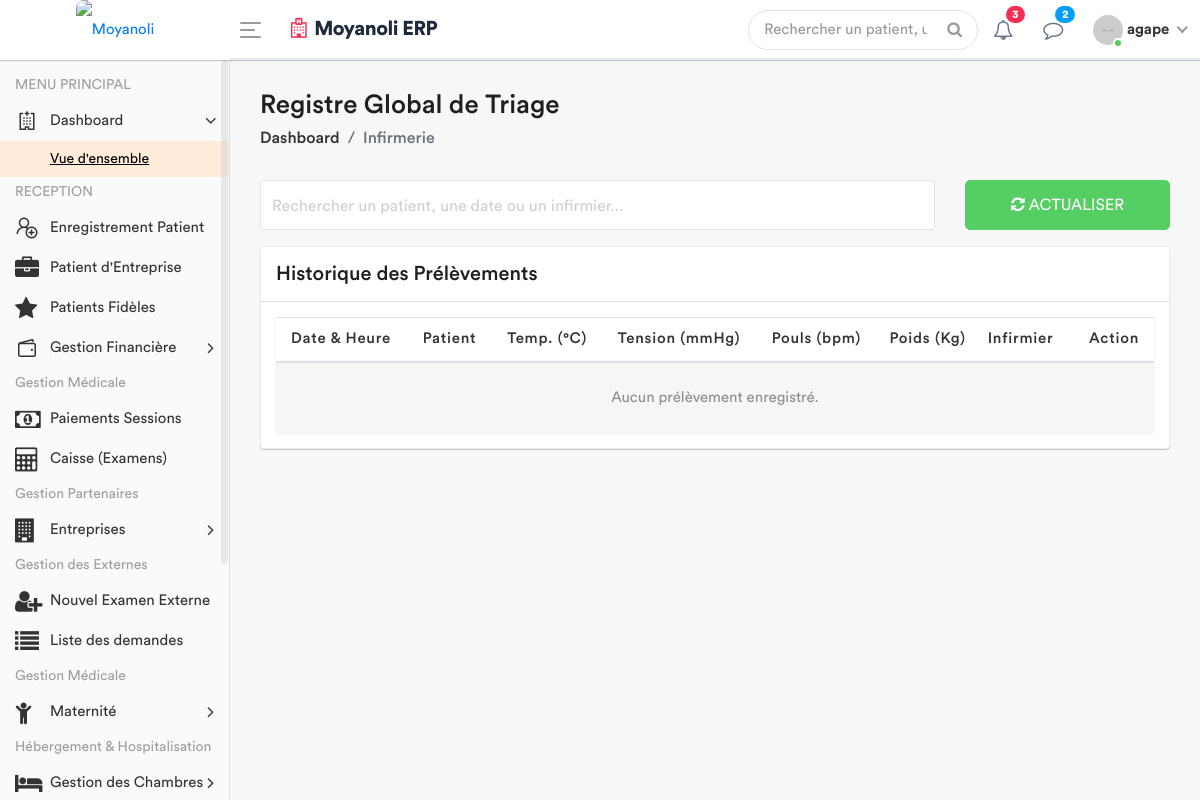
Before: /infirmerie/registre-global/ (signed in) with the older database file.
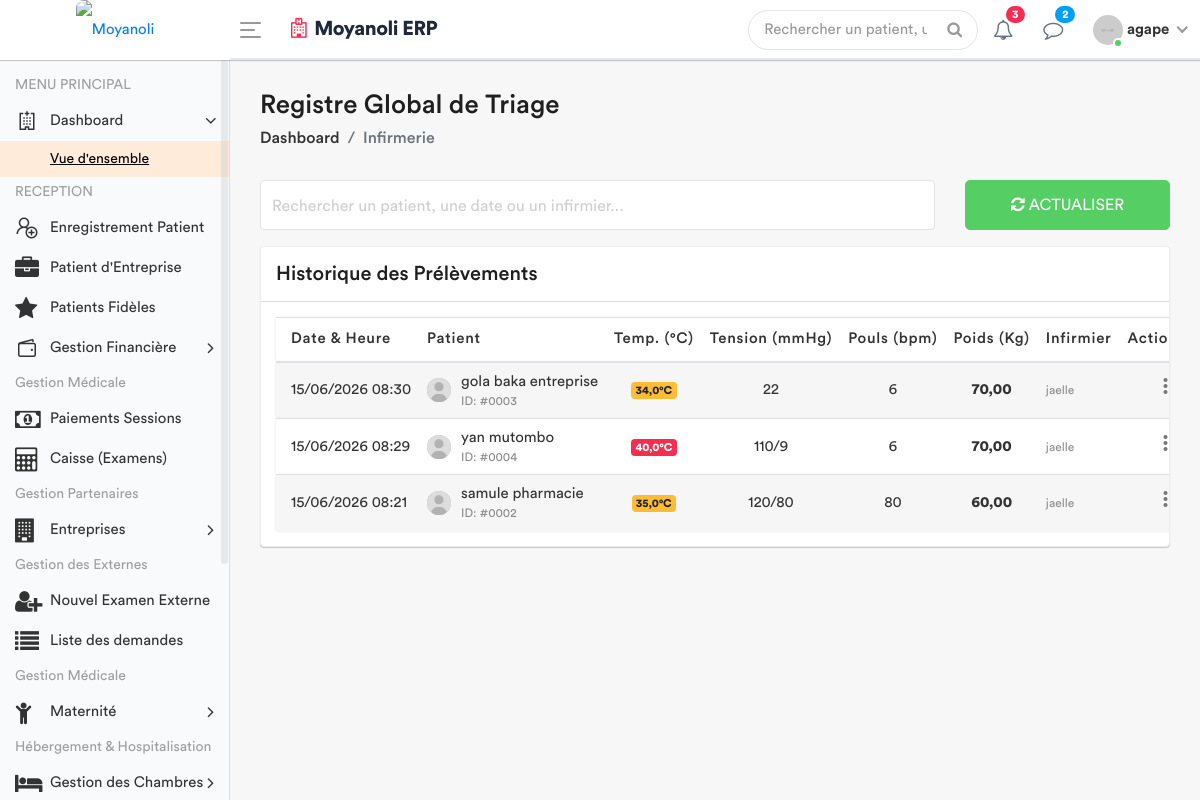
After: the same page with the newer database file.
### apps/models.py (models this page shows, shortened)
class SigneVital(models.Model):
    patient = models.ForeignKey(Patient, on_delete=models.CASCADE)
    temperature = models.DecimalField(max_digits=4, decimal_places=1)
    poids = models.DecimalField(max_digits=5, decimal_places=2)
    tension_arterielle = models.CharField(max_length=10)
    frequence_cardiaque = models.IntegerField()
    frequence_respiratoire = models.IntegerField(null=True, blank=True)
    saturation_oxygene = models.IntegerField(null=True, blank=True)
    date_prelevement = models.DateTimeField(default=timezone.now)
    infirmier = models.ForeignKey(User, on_delete=models.SET_NULL, null=True)
    est_consulte = models.BooleanField(default=False)
    session = models.ForeignKey(SessionSoins, on_delete=models.CASCADE, related_name='signes_vitaux', null=True)

class Patient(models.Model):
    TYPE_CHOICES = [
        ('SIMPLE', 'Patient Simple'),
        ('FIDELE', 'Patient Fidèle'),
        ('CONVENTIONNE', 'Patient Conventionné'),
    ]
    code_patient = models.CharField(max_length=20, unique=True, editable=False)
    noms = models.CharField(max_length=100)
    service = models.ForeignKey('Service', on_delete=models.PROTECT, related_name='patients', null=True)
    sexe = models.CharField(max_length=1, choices=[('M', 'Masculin'), ('F', 'Féminin')])
    age = models.CharField(max_length=30)
    adresse = models.TextField()
    telephone = models.CharField(max_length=20)
    type_patient = models.CharField(max_length=15, choices=TYPE_CHOICES, default='SIMPLE')
    a_carte_fidelite = models.BooleanField(default=False, verbose_name="Possède carte de fidélité")
    entreprise = models.ForeignKey(
        'Entreprise',
        on_delete=models.SET_NULL,
        null=True,
        blank=True,
        related_name='patients',
        verbose_name="Entreprise (si conventionné)"
    )
    fiche_payee = models.BooleanField(default=False)
    created_by = models.ForeignKey(User, on_delete=models.SET_NULL, null=True, related_name='patients_crees')
    date_creation = models.DateTimeField(auto_now_add=True)
    date_modification = models.DateTimeField(auto_now=True)

### apps/views.py (the view)
# urls.py: path('infirmerie/registre-global/', views.liste_globale_triage, name='liste_globale_triage'),
@login_required
def liste_globale_triage(request):
    historique_global = SigneVital.objects.select_related('patient', 'infirmier').all().order_by('-date_prelevement')
    role = Fonction.objects.filter(userKey=request.user).first()
    fonctionKey = role.fonctionKey.roleName if role else None
    context = {
        'fonctionKey': fonctionKey,
        'historique': historique_global,
    }
    return render(request, 'back-end/infirmerie/liste_globale_triage.html', context)

### apps/templates/back-end/infirmerie/liste_globale_triage.html (shortened to what this page needs)
<!DOCTYPE html>
{% load static %}
<html lang="fr">
    <head>
        {% include 'back-end/includes/css.html' %}
    </head>
    <body>
        <div class="main-wrapper">
            {% include 'back-end/includes/header.html' %}
            {% include 'back-end/includes/sidebar.html' %}
            <div class="page-wrapper">
                <div class="content container-fluid">
                    <div class="page-header">
                        <div class="row align-items-center">
                            <div class="col">
                                <h3 class="page-title">Registre Global de Triage</h3>
                                <ul class="breadcrumb">
                                    <li class="breadcrumb-item"><a href="{% url 'dashboard' %}">Dashboard</a></li>
                                    <li class="breadcrumb-item active">Infirmerie</li>
                                </ul>
                            </div>
                        </div>
                    </div>
                    <div class="row filter-row">
                        <div class="col-sm-6 col-md-9">
                            <div class="form-group form-focus">
                                <input type="text" id="myInput" class="form-control floating">
                                <label class="focus-label">Rechercher un patient, une date ou un infirmier...</label>
                            </div>
                        </div>
                        <div class="col-sm-6 col-md-3">
                            <a href="#" class="btn btn-success btn-block"> <i class="fa fa-refresh"></i> Actualiser </a>
                        </div>
                    </div>
                    <div class="row">
                        <div class="col-md-12">
                            <div class="card card-table">
                                <div class="card-header">
                                    <h4 class="card-title mb-0">Historique des Prélèvements</h4>
                                </div>
                                <div class="card-body">
                                    <div class="table-responsive" style="padding: 15px;">
                                        <table class="table table-striped table-nowrap custom-table mb-0 datatable" id="triageTable">
                                            <thead>
                                                <tr>
                                                    <th>Date & Heure</th>
                                                    <th>Patient</th>
                                                    <th class="text-center">Temp. (°C)</th>
                                                    <th class="text-center">Tension (mmHg)</th>
                                                    <th class="text-center">Pouls (bpm)</th>
                                                    <th class="text-center">Poids (Kg)</th>
                                                    <th>Infirmier</th>
                                                    <th class="text-right">Action</th>
                                                </tr>
                                            </thead>
                                            <tbody>
                                                {% for signe in historique %}
                                                <tr>
                                                    <td>{{ signe.date_prelevement|date:"d/m/Y H:i" }}</td>
                                                    <td>
                                                        <h2 class="table-avatar">
                                                            <a href="#" class="avatar avatar-xs"><img src="{% static 'back-end/assets/img/user.jpg' %}" alt=""></a>
                                                            <a href="#">{{ signe.patient.noms }} <span>ID: #{{ signe.patient.id|stringformat:"04d" }}</span></a>
                                                        </h2>
                                                    </td>
                                                    <td class="text-center">
                                                        <span class="badge {% if signe.temperature >= 38 %}badge-danger{% elif signe.temperature < 36 %}badge-warning{% else %}badge-success{% endif %}">
                                                            {{ signe.temperature }}°C
                                                        </span>
                                                    </td>
                                                    <td class="text-center">{{ signe.tension_arterielle|default:"--" }}</td>
                                                    <td class="text-center">{{ signe.frequence_cardiaque|default:"--" }}</td>
                                                    <td class="text-center"><strong>{{ signe.poids }}</strong></td>
                                                    <td><small class="text-muted">{{ signe.infirmier.get_full_name|default:signe.infirmier.username }}</small></td>
                                                    <td class="text-right">
                                                        <div class="dropdown dropdown-action">
                                                            <a href="#" class="action-icon dropdown-toggle" data-toggle="dropdown" aria-expanded="false"><i class="material-icons">more_vert</i></a>
                                                        </div>
                                                    </td>
                                                </tr>
                                                {% empty %}
                                                <tr>
                                                    <td colspan="8" class="text-center text-muted py-4">Aucun prélèvement enregistré.</td>
                                                </tr>
                                                {% endfor %}
                                            </tbody>
                                        </table>
                                    </div>
                                </div>
                            </div>
                        </div>
                    </div>
                </div>
            </div>
        </div>
    </body>
</html>

### apps/templates/back-end/includes/css.html (shortened to what this page needs)
{% load static %}
        <link rel="stylesheet" href="{% static 'back-end/assets/css/bootstrap.min.css'%}">
        <link rel="stylesheet" href="{% static 'back-end/assets/css/font-awesome.min.css'%}">
        <link rel="stylesheet" href="{% static 'back-end/assets/css/line-awesome.min.css'%}">
		<link rel="stylesheet" href="{% static 'back-end/assets/plugins/morris/morris.css'%}">
        <link rel="stylesheet" href="{% static 'back-end/assets/css/style.css'%}">
		<link rel="stylesheet" href="{% static 'back-end/assets/css/dataTables.bootstrap4.min.css'%}">
		<link rel="stylesheet" href="{% static 'back-end/assets/css/select2.min.css'%}">
		<link rel="stylesheet" href="{% static 'back-end/assets/css/bootstrap-datetimepicker.min.css'%}">

### apps/templates/back-end/includes/header.html (shortened to what this page needs)
{% load static %}
<div class="header" style="background: #ffffff; border-bottom: 2px solid #e2e8f0;">
    <div class="header-left" style="background: #ffffff;">
        <a href="{% url 'home' %}" class="logo">
            <img src="{% static 'front-end/assets/dr/logo.jpeg' %}" width="45" height="45" alt="Moyanoli" style="border-radius: 8px;">
        </a>
    </div>
    <a id="toggle_btn" href="javascript:void(0);" style="color: #007bff;">
        <span class="bar-icon">
            <span></span>
            <span></span>
            <span></span>
        </span>
    </a>
    <div class="page-title-box">
        <h3 style="color: #1e293b; font-weight: 700; letter-spacing: -0.5px;">
            <i class="fa fa-hospital-o text-danger mr-2"></i>Moyanoli ERP
        </h3>
    </div>
    <ul class="nav user-menu">
        <li class="nav-item">
            <div class="top-nav-search">
                <form action="#">
                    <input class="form-control" type="text" placeholder="Rechercher un patient, un dossier...">
                    <button class="btn" type="submit"><i class="fa fa-search"></i></button>
                </form>
            </div>
        </li>
        <li class="nav-item dropdown">
            <a href="#" class="dropdown-toggle nav-link" data-toggle="dropdown">
                <i class="fa fa-bell-o" style="color: #64748b;"></i> <span class="badge badge-pill bg-danger">3</span>
            </a>
        </li>
        <li class="nav-item dropdown">
            <a href="#" class="dropdown-toggle nav-link" data-toggle="dropdown">
                <i class="fa fa-comment-o" style="color: #64748b;"></i> <span class="badge badge-pill bg-info">2</span>
            </a>
        </li>
        <li class="nav-item dropdown has-arrow main-drop">
            <a href="#" class="dropdown-toggle nav-link" data-toggle="dropdown">
                <span class="user-img">
                    <img src="{% static 'back-end/assets/img/profiles/avatar-21.jpg' %}" alt="">
                    <span class="status online"></span>
                </span>
                <span style="font-weight: 600;">{{ user.username }}</span>
            </a>
        </li>
    </ul>
</div>

### apps/templates/back-end/includes/sidebar.html (shortened to what this page needs)
<div class="sidebar" id="sidebar" style="background-color: #f8fafc;">
    <div class="sidebar-inner slimscroll">
        <div id="sidebar-menu" class="sidebar-menu">
            <ul>
                <li class="menu-title"> <span>MENU PRINCIPAL</span> </li>
                <li class="submenu">
                    <a href="#"><i class="la la-hospital"></i> <span> Dashboard</span> <span class="menu-arrow"></span></a>
                    <ul style="display: none;">
                        <li><a class="active" href="{% url 'dashboard' %}">Vue d'ensemble</a></li>
                    </ul>
                </li>
                {% if fonctionKey == 'receptionniste' %}
                    <li class="menu-title"> <span>RECEPTION</span> </li>
                    <li><a href="{% url 'enregistrement_patient' %}"><i class="la la-user-plus"></i> <span>Enregistrement Patient</span></a></li>
                    <li class="{% if request.resolver_match.url_name == 'enregistrer_patient_entreprise' %}active{% endif %}">
    <a href="{% url 'enregistrer_patient_entreprise' %}"><i class="fa fa-briefcase"></i> <span>Patient d'Entreprise</span></a>
</li>
                    <li>
    <a href="{% url 'liste_patients_avec_carte' %}">
        <i class="fa fa-star"></i> <span>Patients Fidèles</span>
    </a>
</li>
<li class="submenu">
                        <a href="#"><i class="la la-wallet"></i> <span> Gestion Financière </span> <span class="menu-arrow"></span></a>
                    </li>
                    <li class="menu-title">
    <span>Gestion Médicale</span>
</li>
<li>
    <a href="{% url 'liste_sessions' %}">
        <i class="fa fa-money"></i> <span>Paiements Sessions</span>
    </a>
</li>
                    <li><a href="{% url 'liste_attente_caisse' %}"><i class="fa fa-calculator"></i> <span>Caisse (Examens)</span></a></li>
                    <li class="menu-title"> <span>Gestion Partenaires</span> </li>
                    <li class="submenu">
                        <a href="#"><i class="fa fa-building"></i> <span>Entreprises</span> <span class="menu-arrow"></span></a>
                    </li>
                    <li class="menu-title">
    <span>Gestion des Externes</span>
</li>
<li>
    <a href="{% url 'enregistrer_client_externe' %}">
        <i class="fa fa-user-plus"></i>
        <span>Nouvel Examen Externe</span>
    </a>
</li>
<li class="{% if request.resolver_match.url_name == 'liste_demandes_externes' %}active{% endif %}">
    <a href="{% url 'liste_demandes_externes' %}">
        <i class="fa fa-list"></i> <span>Liste des demandes</span>
    </a>
</li>
                    <li class="menu-title">
                        <span>Gestion Médicale</span>
                    </li>
                    <li class="submenu">
                        <a href="#"><i class="fa fa-child"></i> <span> Maternité</span> <span class="menu-arrow"></span></a>
                    </li>
                    <li class="menu-title">
    <span>Hébergement & Hospitalisation</span>
</li>
<li class="submenu">
    <a href="#"><i class="fa fa-bed"></i> <span>Gestion des Chambres</span> <span class="menu-arrow"></span></a>
</li>
                {% endif %}
            </ul>
        </div>
    </div>
</div>

### apps/templates/back-end/includes/js.html (shortened to what this page needs)
{% load static %}

Changed rows visible on the page:
added SigneVital: date_prelevement "15/06/2026 08:30", patient.noms "gola baka entreprise", patient.id "0003", temperature "34,0", tension_arterielle "22", frequence_cardiaque "6", poids "70,00", infirmier.get_full_name "jaelle"
added SigneVital: date_prelevement "15/06/2026 08:29", patient.noms "yan mutombo", patient.id "0004", temperature "40,0", tension_arterielle "110/9", frequence_cardiaque "6", poids "70,00", infirmier.get_full_name "jaelle"
added SigneVital: date_prelevement "15/06/2026 08:21", patient.noms "samule pharmacie", patient.id "0002", temperature "35,0", tension_arterielle "120/80", frequence_cardiaque "80", poids "60,00", infirmier.get_full_name "jaelle"
Other visible differences:
text no longer shown: "Aucun prélèvement enregistré."
